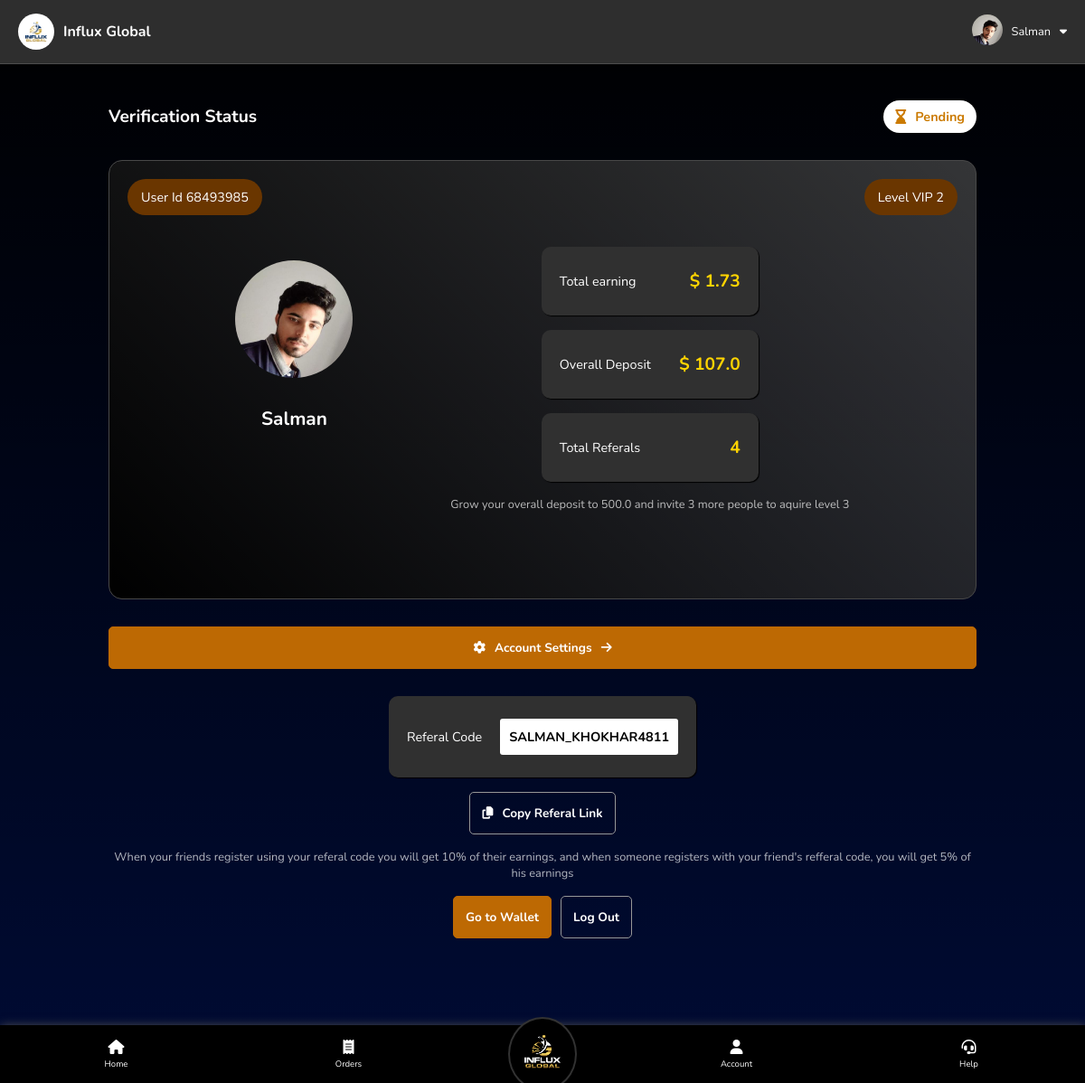
The app's page /user/account (signed in) with its own data.
### backend.py (models this page shows)
class users(db.Model):
    user_id = db.Column(db.String(50), primary_key=True, nullable=False)
    name = db.Column(db.String(50), nullable=False, unique=False)
    email = db.Column(db.String, nullable=True, unique=False)
    phone = db.Column(db.String(50), nullable=False, unique=True)
    password = db.Column(db.String(50), nullable=False, unique=False)
    country = db.Column(db.String(20), nullable=False, unique=False)
    account_status = db.Column(db.String(20), nullable=True, unique=False)
    selfReferalCode = db.Column(db.String(50), nullable=False, unique=True)
    joiningReferalCode = db.Column(db.String(50), nullable=False, unique=False)
    level = db.Column(db.Integer, nullable=False, unique=False)
    purchased_tickets = db.Column(db.String, nullable=True, unique=False)
    payment_requests = db.Column(db.String, nullable=True, unique=False)
    overall_referals = db.Column(db.Integer, nullable=False, unique=False)
    overall_deposit = db.Column(db.Float, nullable=False, unique=False)
    wallet_balance = db.Column(db.Float, nullable=False, unique=False)
    experience_money = db.Column(db.Float, nullable=True, unique=False)
    overall_earning = db.Column(db.Float, nullable=False, unique=False)
    today_earning = db.Column(db.Float, nullable=False, unique=False)
    monthly_earning = db.Column(db.Float, nullable=False, unique=False)

### backend.py (the view)
@app.route("/user/account", methods=["GET"])
def user_account():
    if request.method == "GET":
        if "user" in session:
            user_id = session["user"]
            selected_user = users.query.filter_by(user_id = user_id).first()
            if selected_user:
                level_upgrade_string = generate_level_upgrade_string(selected_user.level, selected_user.overall_referals)
                return render_template("user/account.html", user=selected_user, level_upgrade_string=level_upgrade_string, currentPagespanText="Account", round=round, get_dpImg_src=get_dpImg_src)
            else:
                session.pop("user")
                return redirect("/")
        else:
            return redirect("/")

### backend.py (called while the page is built)
def generate_level_upgrade_string(user_level:int, user_current_referals:int):
    selected_level = levels.query.filter_by(level_number = user_level).first()
    next_level = levels.query.filter_by(level_number = (user_level+1)).first()
    if user_level > 0 and user_level < 7:
        return f"Grow your overall deposit to {next_level.minimum_overall_deposit} and invite {next_level.minimum_overall_invitation - user_current_referals} more people to aquire level {next_level.level_number}"
    elif user_level == 0:
        return f"Make your first deposit of {next_level.minimum_overall_deposit} to aquire level {next_level.level_number}"
    elif user_level == 7:
        return "You have the highest level on Influx Global"
    else:
        return "Invalid Level"

@app.route("/get-dp-img-src/<string:user_id>", methods=["GET"])
def get_dpImg_src(user_id):
    user_dp_folder = os.path.join(app.config['UPLOAD_FOLDER'], "dp", user_id)
    if os.path.exists(user_dp_folder):
        dp_filename = os.listdir(user_dp_folder)[0]
        img_src = "/" + os.path.join(user_dp_folder, dp_filename)
        return img_src
    else:
        return False

### templates/user/account.html (shortened to what this page needs)
{% extends 'user/home.html' %}
{% block main %}
<div class="container" id="accountContainer">
    <div id="verificationBox" class="v-box-{{user.account_status}}">
        <span class="title">Verification Status</span>
        <span class="btnWithIcon verStatus">
            <span>{{user.account_status}}</span>
        </span>
    </div>
    <div id="profileContainer">
        <div class="profileSection">
            <span class="userId infoBlock">User Id {{user.user_id}}</span>
            <div class="profilePicWrapper" id="profilePicWrapper">
                {% if get_dpImg_src(user.user_id) %}
                <img class="dpImg" src="{{get_dpImg_src(user.user_id)}}" alt="DP">
                {% else %}
                <i class="fa-solid fa-user" style="color: #ffffff;"></i>
                <i class="fa-solid fa-camera"></i>
                {% endif %}
            </div>
            <span class="name">{{user.name}}</span>
        </div>
        <div class="levelSection">
            <span class="level infoBlock">Level VIP {{user.level}}</span>
            <span class="amountBlock">Total earning <strong>&dollar; {{ round(user.overall_earning, 2) }}</strong></span>
            <span class="amountBlock">Overall Deposit <strong>&dollar; {{ round(user.overall_deposit, 2) }}</strong></span>
            <span class="amountBlock">Total Referals <strong>{{user.overall_referals}}</strong></span>
            <p>{{level_upgrade_string}}</p>
        </div>
    </div>
    <a href="/user/account_settings" class="btn btnNormal btnWithIcon">
        <i class="fa-solid fa-gear"></i>
        <span>Account Settings</span>
        <i class="fa-solid fa-arrow-right"></i>
    </a>
    <div class="referalCodeWrapper levelSection">
        <span class="amountBlock">
            Referal Code <div class="rCode">{{user.selfReferalCode}}</div>
        </span>
        <button id="refLinKCopyBtn" class="btn btnTrans btnWithIcon">
            <i class="fa-solid fa-copy"></i>
            <span id="refLinKCopyBtnSpan">Copy Referal Link</span>
        </button>
        <p>When your friends register using your referal code you will get 10% of their earnings, and when someone registers with your friend's refferal code, you will get 5% of his earnings</p>
        <div id="bottombtnsContainer">
            <a href="/user/wallet" class="btn btnNormal">Go to Wallet</a>
            <a href="/logout/{{user.user_id}}" class="btn btnTrans">Log Out</a>
        </div>
    </div>
</div>
{% endblock main %}

### templates/user/home.html (shortened to what this page needs)
<!doctype html>
<html lang="en">
<head>
    <link rel="stylesheet" href="/static/css/comman.css">
    <link rel="stylesheet" href="/static/css/user/style.css">
</head>
<body>
    <div id="topBar">
        <div class="block" style="padding: 5px 10px;">
            <span class="btnWithIcon">
                <img src="/static/img/favicons/apple-touch-icon.png" alt="logo" class="topBarLogo">
                <span style="font-weight: bold;">Influx Global</span>
            </span>
        </div>
        <div class="block" style="font-size: 0.8rem; cursor: pointer;">
            <span class="btnWithIcon topBarSpan" id="profileSpan">
                <div class="dpImgWrapper">
                    {% if get_dpImg_src(user.user_id) %}
                    <img class="dpImg" src="{{get_dpImg_src(user.user_id)}}" alt="DP">
                    {% else %}
                    <i class="fa-solid fa-user" style="color: #ffffff;"></i>
                    {% endif %}
                </div>
                <span>{{user.name}}</span>
                <i class="fa-solid fa-caret-down"></i>
            </span>
        </div>
    </div>
    {% block main %}{% endblock main %}
    {% block nav %}
    <nav>
        <a href="/" class="navlink navlinkWithIcon">
            <i class="fa-solid fa-home"></i>
            <span>Home</span>
        </a>
        <a href="/user/orders" class="navlink navlinkWithIcon">
            <i class="fa-solid fa-receipt"></i>
            <span>Orders</span>
        </a>
        <a href="/" id="navLogoLink">
            <img id="navLogo" src="{{ url_for('static', filename='img/logos/Png/Influx-global-logo-Final-Files-04.png') }}" alt="">
        </a>
        <a href="/user/account" class="navlink navlinkWithIcon">
            <i class="fa-solid fa-user"></i>
            <span>Account</span>
        </a>
        <a href="/user/help" class="navlink navlinkWithIcon">
            <i class="fa-solid fa-headset"></i>
            <span>Help</span>
        </a>
    </nav>
    {% endblock nav %}
</body>
</html>

### static/css/comman.css (style rules this page uses)
* { padding: 0px; margin: 0px; color: white; font-family: 'Nunito', sans-serif; }
html { scroll-behavior: smooth; }
a.btn { text-decoration: none; }
a.navlink { text-decoration: none; }
.btn, .navlink { font-size: 0.85rem; }
.btn { background: none; border: none; padding: 13px; border-radius: 5px; font-weight: bold; text-align: center; }
.btnWithIcon { display: flex; align-items: center; justify-content: center; column-gap: 10px; }
.btn.btnNormal { background-color: #bd6903; border: 1px solid #bd6903; }
.btn.btnTrans { background: none; border: 1px solid rgb(151, 151, 151); }

### static/css/user/style.css (style rules this page uses)
body { background: linear-gradient(180deg, black, transparent); background-color: #000b34; min-height: 100vh; }
nav { display: flex; justify-content: space-around; align-items: center; background-color: #001118; background-color: black; position: fixed; width: 100vw; bottom: 0px; z-index: 1; height: 4.5rem; box-shadow: 1px 1px 10px #565656; }
#navLogoLink { background-color: black; border-radius: 100%; border: 2px solid #323232; margin: 0px 4%; }
#navLogo { width: 6vw; width: 5.5rem; }
.navlink { font-size: 1rem; }
.navlink.navlinkWithIcon { display: flex; flex-direction: column; justify-content: center; align-items: center; row-gap: 4px; height: 100%; width: 100%; height: 100%; }
.navlink.navlinkWithIcon i { font-size: 2vw; font-size: 1rem; }
.container { padding-top: 5vh; padding-bottom: 20vh; padding-right: 10vw; padding-left: 10vw; }
#topBar { display: flex; justify-content: space-between; align-items: center; border-bottom: 1px solid #ffffff26; position: sticky; top: 0px; backdrop-filter: blur(54px); background-color: #2e2e2e; z-index: 1; padding: 10px; }
#topBar .dpImg { width: 34px; border-radius: 100%; }
.topBarLogo { width: 40px; border-radius: 87%; }
#profileSpan { padding: 5px 10px; }
@media screen and (max-width: 1431px) { nav { height: 4rem; justify-content: normal; } }
@media screen and (max-width: 1431px) { .navlink { font-size: 0.6rem; } }
@media screen and (max-width: 1431px) { .navlink.navlinkWithIcon { width: 100%; } }
@media screen and (max-width: 1431px) { .navlink.navlinkWithIcon i { font-size: 1rem; } }
@media screen and (max-width: 1431px) { #navLogo { width: 4.5rem; } }

### records on screen
users: user_id (picture), name "Salman", account_status "Pending", user_id "68493985", level "2", overall_earning "1.73", overall_deposit "107.0", overall_referals "4", selfReferalCode "SALMAN_KHOKHAR4811"

### other values on screen
{{ level_upgrade_string }} "Grow your overall deposit to 500.0 and invite 3 more people to aquire level 3"
